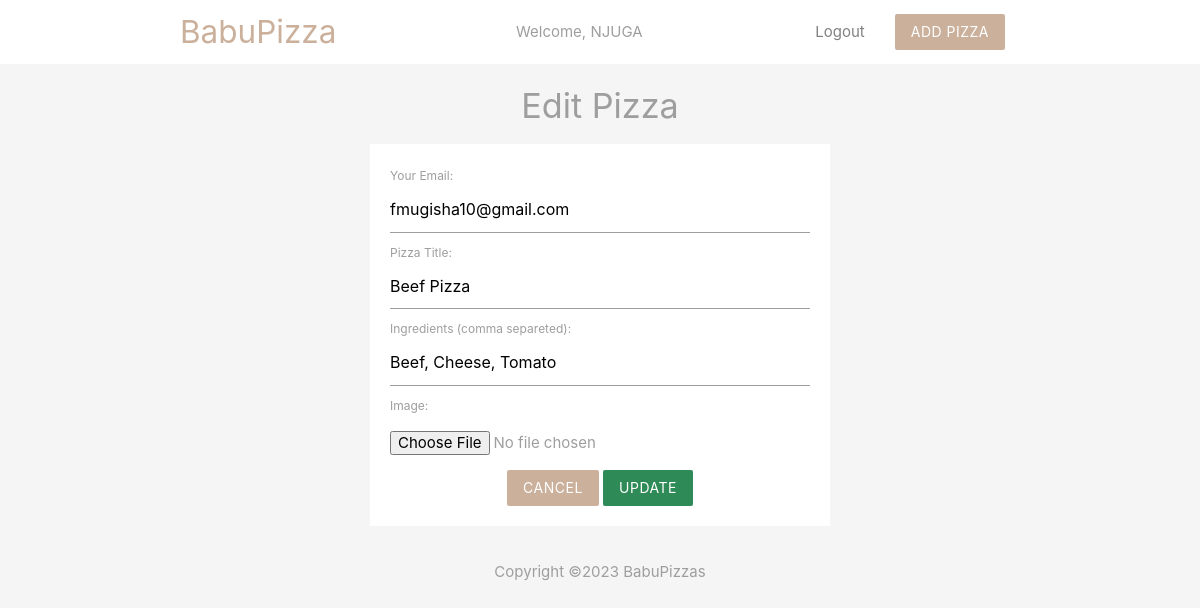
Page /update.php?id=28 (signed in) on the committed database.
### tables this page shows
CREATE TABLE `user` (
  `id` int(11) NOT NULL,
  `firstname` varchar(255) NOT NULL,
  `secondname` varchar(255) NOT NULL,
  `username` varchar(255) NOT NULL,
  `email` varchar(255) NOT NULL,
  `password` varchar(255) NOT NULL
);

CREATE TABLE `pizzas` (
  `id` int(11) NOT NULL,
  `image` varchar(255) NOT NULL,
  `title` varchar(255) NOT NULL,
  `ingredients` varchar(255) NOT NULL,
  `email` varchar(255) NOT NULL,
  `created_at` timestamp NOT NULL DEFAULT current_timestamp()
);

### update.php (the view, shortened to what this page needs)
<?php
  include('config/db_connect.php');
  if(isset($_GET['id'])) {
  	$id = mysqli_real_escape_string($db_connect, $_GET['id']);
  	$pizza_data = "SELECT * FROM pizzas WHERE id = $id";
  	$data_connect = mysqli_query($db_connect, $pizza_data);
  	$data_fetch = mysqli_fetch_assoc($data_connect);
  }
?>
<!DOCTYPE html>
<html>
<head>
</head>
<body>
	<?php include('templates/header.php'); ?>
	<section class="container grey-text">
		<h4 class="center">Edit Pizza</h4>
		<form class="white" action="" method="POST">
			<label>Your Email:</label>
			<input type="text" name="email" value="<?php echo htmlspecialchars($data_fetch['email']); ?>"/>
			<label>Pizza Title:</label>
			<input type="text" name="title" value="<?php echo htmlspecialchars($data_fetch['title']); ?>"/>
			<label>Ingredients (comma separeted):</label>
			<input type="text" name="ingredients" value="<?php echo htmlspecialchars($data_fetch['ingredients']); ?>"/>
			<label>Image:</label>
			<input type="file" name="image" class="image-upload"/>
			<div class="center">
				<a href="index.php" class="btn brand z-depth-0">Cancel</a>
				<input type="submit" name="update" value="Update" class="btn brand z-depth-0" style="background-color: seagreen !important;" />
			</div>
		</form>
	</section>
	<?php include('templates/footer.php'); ?>
</body>
</html>

### templates/header.php (shortened to what this page needs)
<?php
  include('config/db_connect.php');
  if(!empty($_SESSION['id'])) {
  	$id = $_SESSION['id'];
  	$data = mysqli_query($db_connect, "SELECT * FROM user WHERE id = $id");
  	$row = mysqli_fetch_assoc($data);
  } else {
  	header('Location: login.php');
  }
?>
<head>
	<link rel="stylesheet" href="https://cdnjs.cloudflare.com/ajax/libs/materialize/1.0.0/css/materialize.min.css">
</head>
<body class="grey lighten-4">
	<nav class="white z-depth-0">
		<div class="container">
			<a href="index.php" class="brand-logo brand-text">BabuPizza</a>
			<ul id="nav-mobile" class="center-pro hide-on-small-and-down">
			  <li class="grey-text">Welcome, <?php echo $row['firstname']; ?></li>
			</ul>
			<ul id="nav-mobile" class="right hide-on-small-and-down">
			    <li class="grey-text"><a href="logout.php" class="logout">Logout</a></li>
			    <li><a href="add.php" class="btn brand z-depth-0">Add Pizza</a></li>
			</ul>
		</div>
	</nav>

### update.php (style rules this page uses)
.image-upload { width: 100%; margin: 1rem 0; }

### templates/header.php (style rules this page uses)
.brand { background: #cbb09c !important; }
.brand-text { color: #cbb09c !important; }
form { max-width: 460px; margin: 20px auto; padding: 20px; }
.center-pro { margin-left: 40%; display: inline-block; }
.logout { color: grey !important; }

### rows in the picture
user: firstname "NJUGA"
pizzas: email "fmugisha10@gmail.com", title "Beef Pizza", ingredients "Beef, Cheese, Tomato"
